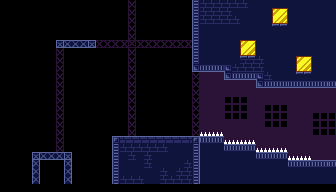

This game map was drawn from its Tiled (.tmx) file and the tilesets committed beside it. A one-line description and the trimmed map source follow:
An orthogonal 42x24 tile map with 8x8 px tiles, 5 tile layers (Props, BackgroundWalls, Level, SpikesGround, ...) and 18 objects.

<map version="1.10" tiledversion="1.10.2" orientation="orthogonal" renderorder="right-down" width="42" height="24" tilewidth="8" tileheight="8" infinite="0" nextlayerid="16" nextobjectid="508">
 <tileset firstgid="1" name="Tileset" tilewidth="8" tileheight="8" tilecount="125" columns="25">
  <image source="../../Tileset.png" width="203" height="40" />
 </tileset>
 <layer id="15" name="Props" width="42" height="24">
  <data>[1008 cells, 0 non-empty, 0 distinct tile ids]</data>
 </layer>
 <layer id="13" name="BackgroundWalls" width="42" height="24">
  <data>[1008 cells, 197 non-empty, 7 distinct tile ids]</data>
 </layer>
 <layer id="1" name="Level" width="42" height="24">
  <data>[1008 cells, 357 non-empty, 38 distinct tile ids]</data>
 </layer>
 <layer id="7" name="SpikesGround" width="42" height="24">
  <data>[1008 cells, 0 non-empty, 0 distinct tile ids]</data>
 </layer>
 <layer id="4" name="Bridges" width="42" height="24">
  <data>[1008 cells, 6 non-empty, 1 distinct tile ids]</data>
 </layer>
 <objectgroup id="2" name="Ground">
  <object id="490" x="328" y="0" width="8" height="192" />
  <object id="492" x="320" y="0" width="8" height="88" />
  <object id="493" x="0" y="0" width="8" height="184" />
  <object id="494" x="192" y="0" width="128" height="72" />
  <object id="495" x="224" y="72" width="96" height="8" />
  <object id="496" x="256" y="80" width="64" height="8" />
  <object id="497" x="200" y="136" width="24" height="48" />
  <object id="498" x="224" y="144" width="32" height="40" />
  <object id="499" x="256" y="152" width="32" height="32" />
  <object id="500" x="288" y="160" width="40" height="24" />
  <object id="501" x="112" y="136" width="88" height="48" />
  <object id="502" x="32" y="152" width="40" height="32" />
  <object id="503" x="56" y="40" width="40" height="8" />
 </objectgroup>
 <objectgroup id="11" name="Spikes">
  <object id="489" x="0" y="184" width="320" height="8" />
  <object id="504" x="200" y="132" width="22.8182" height="4" />
  <object id="505" x="224" y="140" width="31.0909" height="4" />
  <object id="506" x="256" y="147.727" width="31.1818" height="4.27273" />
  <object id="507" x="288" y="155.909" width="23.1818" height="4.09091" />
 </objectgroup>
 <objectgroup id="12" name="Platform" />
</map>
